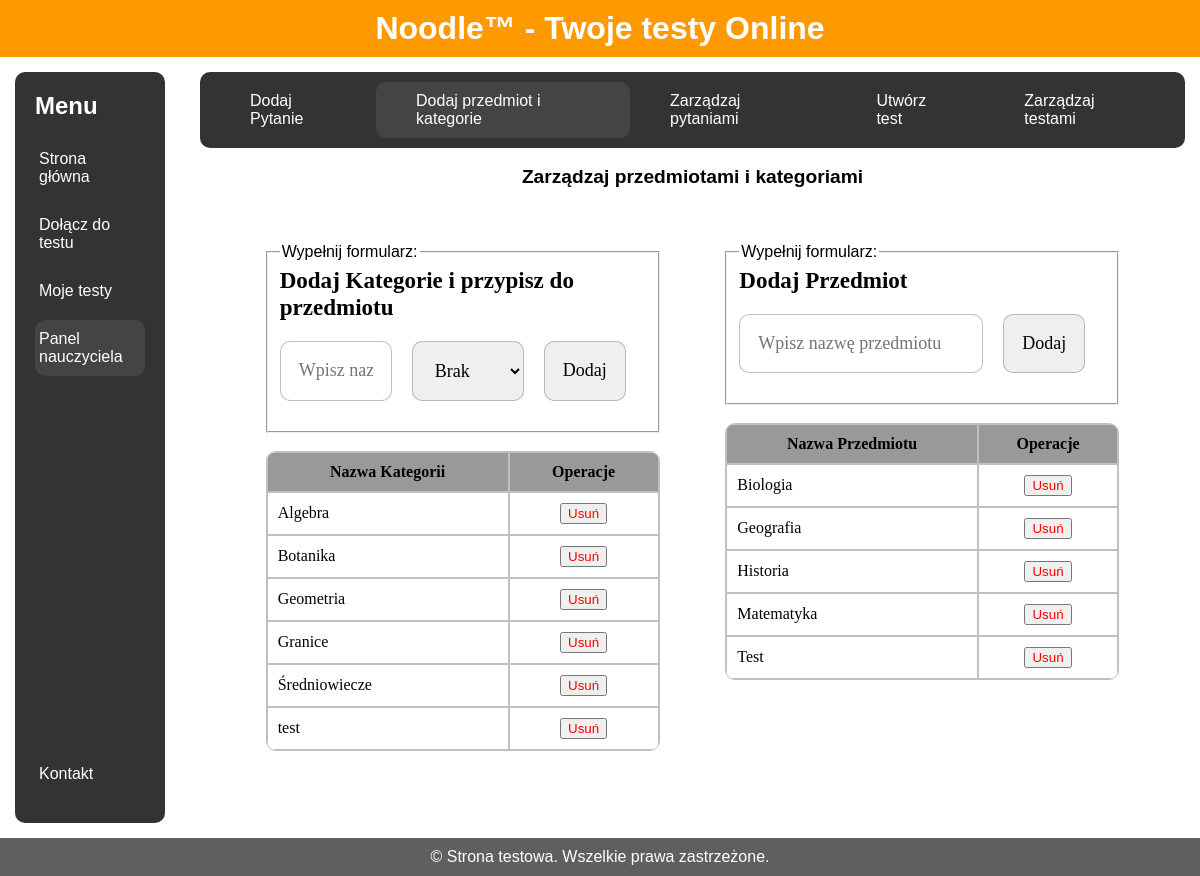
Screenshot of /Strona/html/panel_nauczyciela/dodaj_kat.php with the database file from the repository.
### tables this page shows
CREATE TABLE `kategoria` (
  `id` int(11) NOT NULL,
  `nazwa` varchar(40) NOT NULL
);

CREATE TABLE `przedmioty` (
  `id` int(11) NOT NULL,
  `nazwa` varchar(30) NOT NULL
);

### Strona/html/panel_nauczyciela/dodaj_kat.php (the view, shortened to what this page needs)
<!DOCTYPE html>
<html lang="en">
<head>
	<link rel="stylesheet" href="../../styles.css">
</head>
<body>
	<?php
		$servername = "localhost";
		$username = "root";
		$password = "";
		$dbname = "baza";
		$conn = new mysqli($servername, $username, $password, $dbname);
	?>
	<div class="wrapper">
		<div class="header-content" id="head">
      		<h1>Noodle™ - Twoje testy Online</h1>
    		</div>
    		<div class="container">
      		<div class="sidebar" id="menu">
        		<ul>
				<h2>Menu</h2>
				<li><a href="../../index.php">Strona główna</a></li>
				<li><a href="../dolacz_kod.php">Dołącz do testu</a></li>
				<li><a href="../moje_testy.php" class="dropdown-btn">Moje testy</a></li>
				<li><a href="../panel_nauczyciela.php" class="aktualna-strona">Panel nauczyciela</a></li>
        		</ul>
			<ul>
				<li>
					<a href="../kontakt.php">Kontakt</a>
				</li>
			</ul>
      		</div>
			<div class="main-content" id="main">
				<div class="innermenu" id="">
					<ul style="display: flex;justify-content: space-evenly;">
						<li><a href="dodaj.php">Dodaj Pytanie</a></li>
						<li><a href="dodaj_kat.php" class="aktualna-strona">Dodaj przedmiot i kategorie</a></li>
						<li><a href="zarz_pyt.php" >Zarządzaj pytaniami</a></li>
						<li><a href="utworz_test.php">Utwórz test</a></li>
						<li><a href="zarz_testami.php">Zarządzaj testami</a></li>
					</ul>
				</div>
				<div class="haslo" style="justify-content: flex-start;">
					<p style="margin-bottom:1em">Zarządzaj przedmiotami i kategoriami</p>
					<br><br>
					<div class="kat" style="display: flex;min-width:80%;justify-content:space-evenly">
					<div style="max-width:40%">
					<fieldset>
						<legend>Wypełnij formularz:</legend>
						<form action="" method="POST" class="zarzadzaj">
							<p class="mid-width" style="grid-column: 1 / 7;">Dodaj Kategorie i przypisz do przedmiotu</p>
							<input type="text" name="category_name" placeholder="Wpisz nazwę kategorii" style="grid-column: 1 / 3;" >
							<select name="subject_select" style="grid-column: 3 / 5;" required>
								<?php
									$selected = isset($_GET['przedmiot']) ? $_GET['przedmiot'] : '0';
									echo '<option value="0" ' . ($selected == '0' ? 'selected' : '') . '>Brak</option>';
								?>
							</select>
							<input type="submit"  name="category_add" style="grid-column: 5 / 6;" value="Dodaj">
						</form>
					</fieldset>
					<br>
					<div class="pytania" style="width: 100%;">
						<table>
							<tbody>
								<tr>
									<th class="szerokie">Nazwa Kategorii</th>
									<th colspan="2">Operacje</th>
								</tr>
                                <?php
                                    $sql = "SELECT kategoria.id, kategoria.nazwa AS kategoria
									FROM kategoria;";
                                    $result = $conn->query($sql);
                                    if ($result->num_rows > 0) {
                                        while($row = $result->fetch_assoc()) {
                                            echo '
                                            <tr>
                                                <td>' . $row['kategoria'] . '</td>
												<form method="POST" class="zarzadzaj">
													<input type="hidden" name="category_id" value="'.$row['id'].'">
													<td style="text-align:center;">
														<button type="submit" name="delete_category" class="delete" style="color: red;">Usuń</button>
													</td>
												</form>
                                            </form></td>
                                            </tr>';
                                        }
                                    }
                                    else {
                                        echo '<tr><td colspan="7">Brak pytań do wyświetlenia.</td></tr>';
                                    }
                                ?>
							</tbody>
						</table>
					</div>
					</div>
					<div style="max-width:40%">
					<fieldset>
						<legend>Wypełnij formularz:</legend>
						<form action="" method="POST" class="zarzadzaj">
							<p class="mid-width" style="grid-column: 1 / 7;">Dodaj Przedmiot</p>
							<input type="text" id="subject_name" name="subject_name" placeholder="Wpisz nazwę przedmiotu" style="grid-column: 1 / 5;" >
							<input type="submit" name="subject_add" style="grid-column: 5 / 6;" value="Dodaj">
						</form>
					</fieldset>
					<br>
					<div class="pytania" style="width: 100%;">
						<table>
							<tbody>
								<tr>
									<th class="szerokie">Nazwa Przedmiotu</th>
									<th colspan="2">Operacje</th>
								</tr>
                                <?php
                                    $sql = "SELECT przedmioty.id, przedmioty.nazwa AS przedmiot
											FROM przedmioty";
                                    $result = $conn->query($sql);
                                    if ($result->num_rows > 0) {
                                        while($row = $result->fetch_assoc()) {
                                            echo '
                                            <tr>
                                                <td>' . $row['przedmiot'] . '</td>
												<form method="POST" class="zarzadzaj">
													<input type="hidden" name="subject_id" value="'.$row['id'].'">
													<td style="text-align:center;">
														<button type="submit" name="delete_subject" class="delete" style="color: red;">Usuń</button>
													</td>
												</form>
                                            </form></td>
                                            </tr>';
                                        }
                                    }
                                    else {
                                        echo '<tr><td colspan="7">Brak przedmiotów do wyświetlenia.</td></tr>';
                                    }
                                ?>
							</tbody>
						</table>
					</div>
					</div>
					</div>
				</div>
			</div>
    	</div>
		<div class="footer" id="stopka">
			<p>&copy; Strona testowa. Wszelkie prawa zastrzeżone.</p>
		</div>
	</div>
</body>
</html>

### Strona/styles.css (style rules this page uses)
* { box-sizing: border-box; margin: 0; }
body { font-family: Arial, sans-serif; display: flex; min-height: 100vh; flex-direction: column; }
.header-content { background-color: #ff9900; color: #fff; padding: 10px 0; text-align: center; position: sticky; width: 100%; top: 0; z-index: 1000; }
.header-content h1 { margin: 0; }
.wrapper { flex: 1; display: flex; flex-direction: column; }
.container { display: flex; flex: 1; align-items: flex-start; }
.sidebar { display: flex; flex-direction: column; background-color: #333; color: #fff; position: sticky; width: 12%; min-width: 150px; padding: 20px; margin: 15px; margin-right: 20px; border-radius: 10px; top: 0px; left: 0; height: auto; z-index: 900; overflow-y: auto; justify-content: space-between; }
.innermenu { display: flex; flex-direction: column; background-color: #333; color: #fff; width: 100%; min-width: 150px; border-radius: 10px; top: 0px; left: 0; height: auto; z-index: 900; overflow-y: auto; justify-content: space-between; align-self: start; }
.sidebar h2 { margin-bottom: 20px; }
.sidebar ul { list-style-type: none; padding: 0; margin-bottom: 0; }
.sidebar ul li { margin-bottom: 10px; }
.sidebar ul li a { color: #fff; text-decoration: none; display: block; padding: 10px 4px; }
.aktualna-strona { background-color: #444; border-radius: 10px; }
.innermenu ul { list-style-type: none; padding: 10px; margin-bottom: 0; }
.innermenu ul li a { color: #fff; text-decoration: none; display: block; padding: 10px 40px 10px 40px; }
.main-content { display: flex; flex: 1; flex-direction: column; justify-content: center; padding: 15px; flex-wrap: wrap; }
.footer { background-color: #5f5f5f; color: #fff; text-align: center; padding: 10px 0; }
form { display: grid; grid-template-columns: 1fr 1fr; gap: 20px; margin-bottom: 20px; font-family: calibri; font-size: larger; }
.haslo { display: flex; align-items: center; justify-content: center; min-width: 300px; flex-direction: column; }
.haslo > p { font-weight: bold; font-size: larger; }
input,textarea { padding: 1em; font-family: calibri; width: 100%; font-size: large; border: 1px solid #70707070; resize: vertical; border-radius:10px; }
table { position: relative; border-spacing: 0; font-family: calibri; z-index: 2; border: solid 1px #70707070; border-radius: 10px; overflow: hidden; }
td, th { padding: 10px; border: solid 1px #70707070; background-clip: padding-box; }
td { background-color: white; }
th { background-color: #999; }
.pytania { width: 80%; display: flex; align-items: center; justify-content: center; min-width: 300px; flex-direction: column; }
.pytania > table { width: 100%; }
.zarzadzaj { display: grid; grid-template-columns: 1fr 1fr 1fr 1fr 1fr; gap: 20px; margin-bottom: 20px; font-family: calibri; font-size: larger; }
.zarzadzaj > .mid-width { position: relative; height: 100%; font-weight: bolder; font-size: larger; }
select { padding: 1em; font-family: calibri; width: 100%; font-size: large; border: 1px solid #70707070; resize: vertical; border-radius: 10px; }

### rows the page displays
kategoria: nazwa "Algebra"
kategoria: nazwa "Botanika"
kategoria: nazwa "Geometria"
kategoria: nazwa "Granice"
kategoria: nazwa "Średniowiecze"
kategoria: nazwa "test"
przedmioty: nazwa "Biologia"
przedmioty: nazwa "Geografia"
przedmioty: nazwa "Historia"
przedmioty: nazwa "Matematyka"
przedmioty: nazwa "Test"
